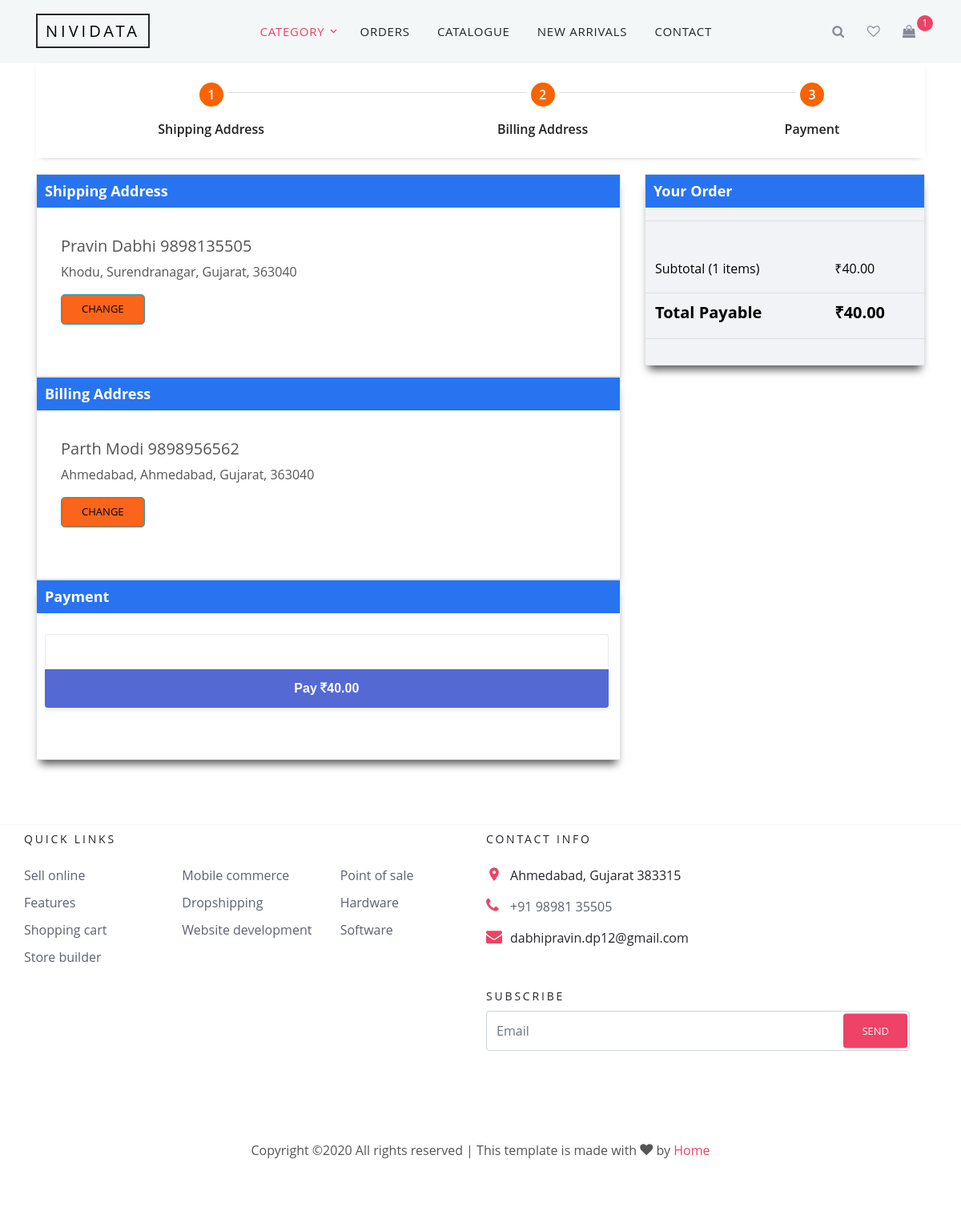
Page /payment/ (signed in) on the earlier database version.
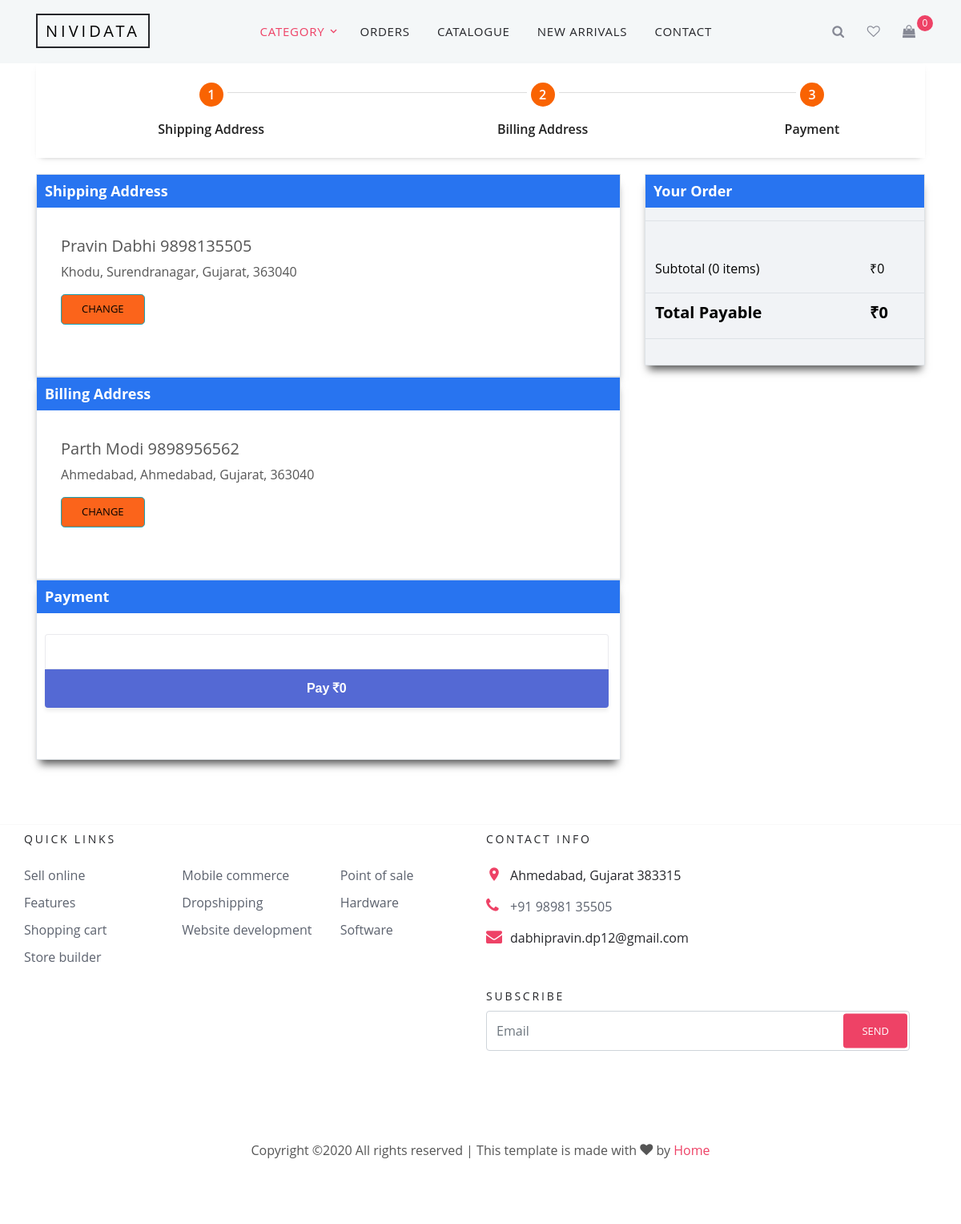
Same page on the later database version.
### shopping/models.py (models this page shows, shortened)
class Cart(models.Model):
    user = models.ForeignKey(User, related_name="user_cart", on_delete=models.CASCADE, null=True)
    total = models.DecimalField(max_digits=10, decimal_places=2, default=0)
    status = models.BooleanField(default=True)
    shipping_address = models.ForeignKey('Address', related_name='cart_shipping_address', on_delete=models.SET_NULL, blank=True, null=True)
    billing_address = models.ForeignKey('Address', related_name='cart_billing_address', on_delete=models.SET_NULL, blank=True, null=True)
    coupon = models.ForeignKey('CouponCode', related_name="cart_coupon", on_delete=models.CASCADE, blank=True, null=True)
    total_discount = models.DecimalField(max_digits=10, decimal_places=2, null=True, blank=True)
    def get_sub_total(self):
        sub_total = 0
        for item in self.cart_item.all():
            sub_total += item.sub_total
        return sub_total
    def get_total(self):
        total = 0
        for item in self.cart_item.all():
            total += item.sub_total
        if self.coupon and self.total_discount:
            total -= self.total_discount
        return total

class CartItem(models.Model):
    cart = models.ForeignKey("Cart", related_name="cart_item", on_delete=models.CASCADE)
    product = models.ForeignKey(Product, related_name="product_item", on_delete=models.CASCADE)
    quantity = models.IntegerField(default=1)
    price_per_unit = models.DecimalField(max_digits=10, decimal_places=2)
    sub_total = models.DecimalField(max_digits=10, decimal_places=2)

class Address(models.Model):
    user = models.ForeignKey(User, related_name="adress", on_delete=models.CASCADE)
    first_name = models.CharField(max_length=50, default="")
    last_name = models.CharField(max_length=50, default="")
    mobile = models.CharField(max_length=15, default="")
    street = models.CharField(max_length=255)
    city = models.CharField(max_length=55)
    state = models.CharField(max_length=55)
    zip_code = models.IntegerField()
    address_type = models.CharField(max_length=1, default="S", choices=ADDRESS_CHOICES)

### shopping/views.py (the view)
# urls.py: path("payment/", PaymentMethod.as_view(), name="payment"),
class PaymentMethod(TemplateView):
    template_name = 'payment_option.html'
    def get_context_data(self, **kwargs): # new
        context = super().get_context_data(**kwargs)
        context["cart"] = Cart.objects.get(user=self.request.user)
        context["cart_item"] =  context["cart"].cart_item.all()
        if context["cart"].billing_address == None:
            return redirect("shipping_address")
        return context

### shopping/context_processors.py (called while the page is built)
def add_variable_to_context(request):
    cart_object = Cart.objects.get(user=request.user)
    total_cart_item = cart_object.cart_item.all()
    return {
        'cart_item_count': total_cart_item,
        "categorys":Categorys.objects.all(),
    }

### templates/payment_option.html (shortened to what the changed rows need)
{% load static %}
<!DOCTYPE html>
<html lang="en">
  <head>
    <link rel="stylesheet" href="{% static 'fonts/icomoon/style.css' %}">
    <link rel="stylesheet" href="{% static 'css/bootstrap.min.css' %}">
    <link rel="stylesheet" href="{% static 'css/magnific-popup.css' %}">
    <link rel="stylesheet" href="{% static 'css/jquery-ui.css' %}">
    <link rel="stylesheet" href="{% static 'css/owl.carousel.min.css' %}">
    <link rel="stylesheet" href="{% static 'css/owl.theme.default.min.css' %}">
    <link rel="stylesheet" href="{% static 'css/aos.css' %}">
    <link rel="stylesheet" href="{% static 'css/style.css' %}">
    <link rel="stylesheet" href="{% static 'css/bootstrap/bootstrap-grid.css' %}">
    <link rel="stylesheet" href="{% static 'css/bootstrap/bootstrap-reboot.css' %}">
    <link rel="stylesheet" href="{% static 'css/steppers.css' %}">
    <link rel="stylesheet" href="{% static 'css/global.css' %}">
    <link rel="stylesheet" href="{% static 'cart/css/font-awesome.min.css' %}"/>
</head>
<body>
<div class="site-wrap">
    {% include "navbar.html" %}
  <div class="site-section" style="padding-top: 0;">
    <div class="container">
        <div class="row">
          <div class="col-md-8 mb-5 mb-md-0">
            <div class="p-3 p-lg-5 border" style="padding-left:0px !important; padding-top: 0px !important; padding-right: 0px !important; box-shadow: 0 10px 10px -5px;">
            <h2 style="background-color: #2874f0; color: #fff; padding: 10px; font-size: 18px; font-weight: 500px;" class="h3 mb-3 text-black"><strong>Shipping Address</strong></h2>
            <div style="padding-left: 30px; padding-top: 20px;">
              <div class="form-group">
                  <h5>{{cart.shipping_address.first_name}} {{cart.shipping_address.last_name}}  {{cart.shipping_address.mobile}}</h5>
                  <p>{{cart.shipping_address.street}}, {{cart.shipping_address.city}}, {{cart.shipping_address.state}}, {{cart.shipping_address.zip_code}}</p>
                  <a class="btn btn-info btn-lg btn-block" href="{% url 'shipping_address' %}" style="width: 15%; background-color: #fb641b; height: 1%; color: #000;">Change</a>
              </div>
            </div>
            </div>
            <div class="p-3 p-lg-5 border" style="padding-left:0px !important; padding-top: 0px !important; padding-right: 0px !important;  box-shadow: 0 10px 10px -5px;">
            <h2 class="h3 mb-3 text-black" style="background-color: #2874f0; color: #fff; padding: 10px; font-size: 18px; font-weight: 500px;" class="h3 mb-3 text-black"><strong>Billing Address</strong></h2>
            <div style="padding-left: 30px; padding-top: 20px;">
              <div class="form-group">
                  <h5>{{cart.billing_address.first_name}} {{cart.billing_address.last_name}}  {{cart.billing_address.mobile}}</h5>
                  <p>{{cart.billing_address.street}}, {{cart.billing_address.city}}, {{cart.billing_address.state}}, {{cart.billing_address.zip_code}}</p>
                  <a class="btn btn-info btn-lg btn-block" href="{% url 'billing_address' %}" style="width: 15%; height: 1%; color: #000; background-color: #fb641b;">Change</a>
              </div>
            </div>
            </div>
            <div class="p-3 p-lg-5 border" style="padding-left:0px !important; padding-top: 0px !important; padding-right: 0px !important; box-shadow: 0 10px 10px -5px;">
            <h2 class="h3 mb-3 text-black" style="background-color: #2874f0; color: #fff; padding: 10px; font-size: 18px; font-weight: 500px;"><strong>Payment</strong></h2>
            <div style="padding-left: 10px; padding-top: 10px;">
                 <form id="payment-form">
                  <button id="submit">
                    <span id="button-text">Pay <i class="fa fa-inr" aria-hidden="true"></i>{{cart.get_total}}</span>
                  </button>
                </form>
            </div>
            </div>
          </div>
          <div class="col-md-4">
            <div>
            <div class="row mb-5">
              <div class="col-md-12">
                <div class="p-3 border" style="padding-left:0px !important; padding-top: 0px !important; padding-right: 0px !important; background-color: #f1f3f6; box-shadow: 0 10px 10px -5px;">
                  <h2 class="h3 mb-3 text-black" style="background-color: #2874f0; color: #fff; padding: 10px; font-size: 18px; font-weight: 500px; "><strong>Your Order</strong></h2>
                  <table class="table site-block-order-table" style="border: 0px !important;">
                    <tbody>
                      <tr>
                        <td class="text-black" style="padding-top:50px;"><h6>Subtotal ({{cart.cart_item.all.count}} items)</h6></td>
                        <td class="text-black" style="padding-top:50px ;"><h6>&#8377;{{cart.get_sub_total}}</h6></td>
                      </tr>
                      <tr style="border-bottom: 1px solid #dee2e6;">
                        <td class="text-black"><h5><strong>&#8377;{{cart.get_total}}</strong></h5></td>
                      </tr>
                    </tbody>
                  </table>
                </div>
              </div>
            </div>
            </div>
          </div>
        </div>
      </div>
    </div>
  </div>
  </body>
</html>

### templates/navbar.html (shortened to what this page needs)
{% load mptt_tags %}
<div class="site-navbar bg-white py-2" style="background: #f0f4f6b8 !important;">
      <div class="container">
        <div class="d-flex align-items-center justify-content-between">
          <div class="logo">
            <div class="site-logo">
              <a href="{% url 'product' %}" style="padding-top: 6px; padding-bottom: 6px;" class="js-logo-clone">NIVIDATA</a>
            </div>
          </div>
          <div class="main-nav d-none d-lg-block">
            <nav class="site-navigation text-right text-md-center" role="navigation">
              <ul class="site-menu js-clone-nav d-none d-lg-block">
                <li class="has-children active">
                  <a href="#">Category</a>
                </li>
                <li><a href="{% url 'order' %}">Orders</a></li>
                <li><a href="#">Catalogue</a></li>
                <li><a href="#">New Arrivals</a></li>
                <li><a href="#">Contact</a></li>
              </ul>
            </nav>
          </div>
          <div class="icons">
            <a href="#" class="icons-btn d-inline-block js-search-open"><span class="icon-search"></span></a>
            <a href="#" class="icons-btn d-inline-block"><span class="icon-heart-o"></span></a>
            <a href="{% url 'cartlists' %}" class="icons-btn d-inline-block bag">
              <span class="icon-shopping-bag"></span>
              <span class="number" id = "count">{{cart_item_count.count}}</span>
            </a>
          </div>
        </div>
      </div>
    </div>

Differences in the rows shown:
changed Cart "Pravin": count "1" → "0"; get_total "40.00" → "0"; cart_item.all.count "1" → "0"; get_sub_total "40.00" → "0"
